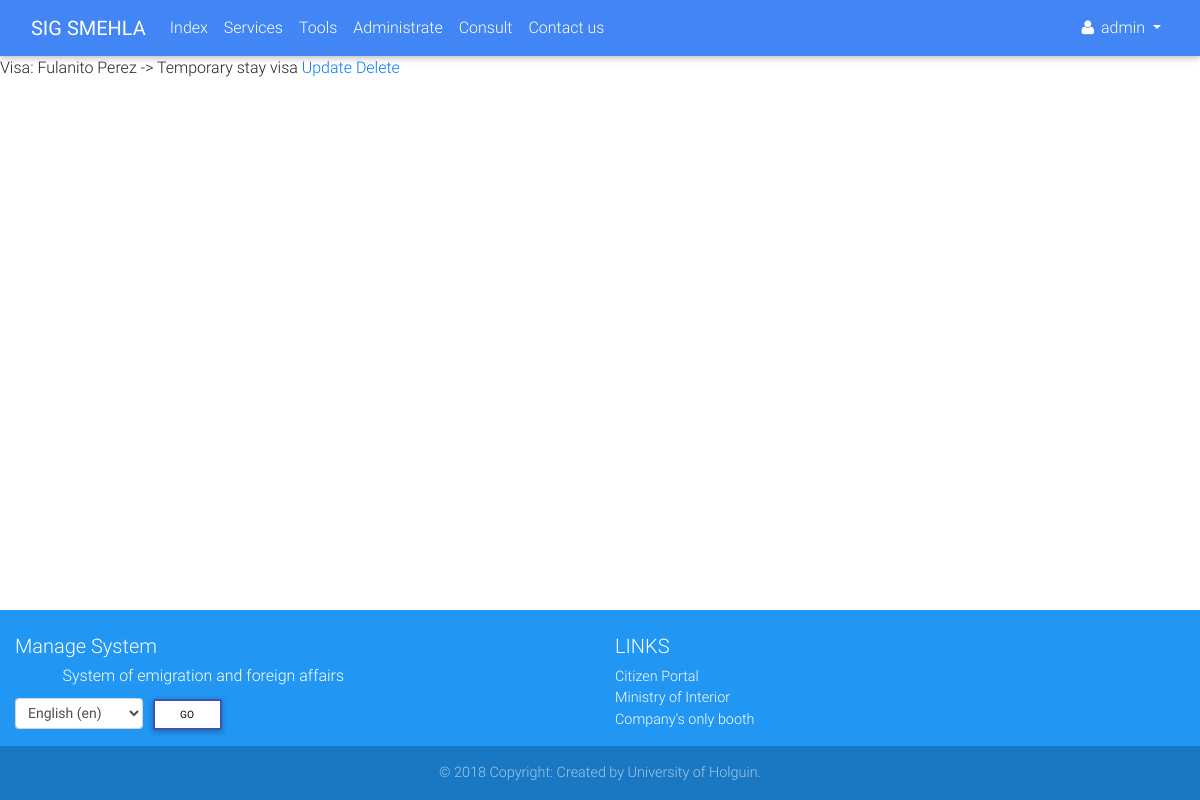
/visa/4/detail/ (signed in), run on an earlier commit of the app's database.
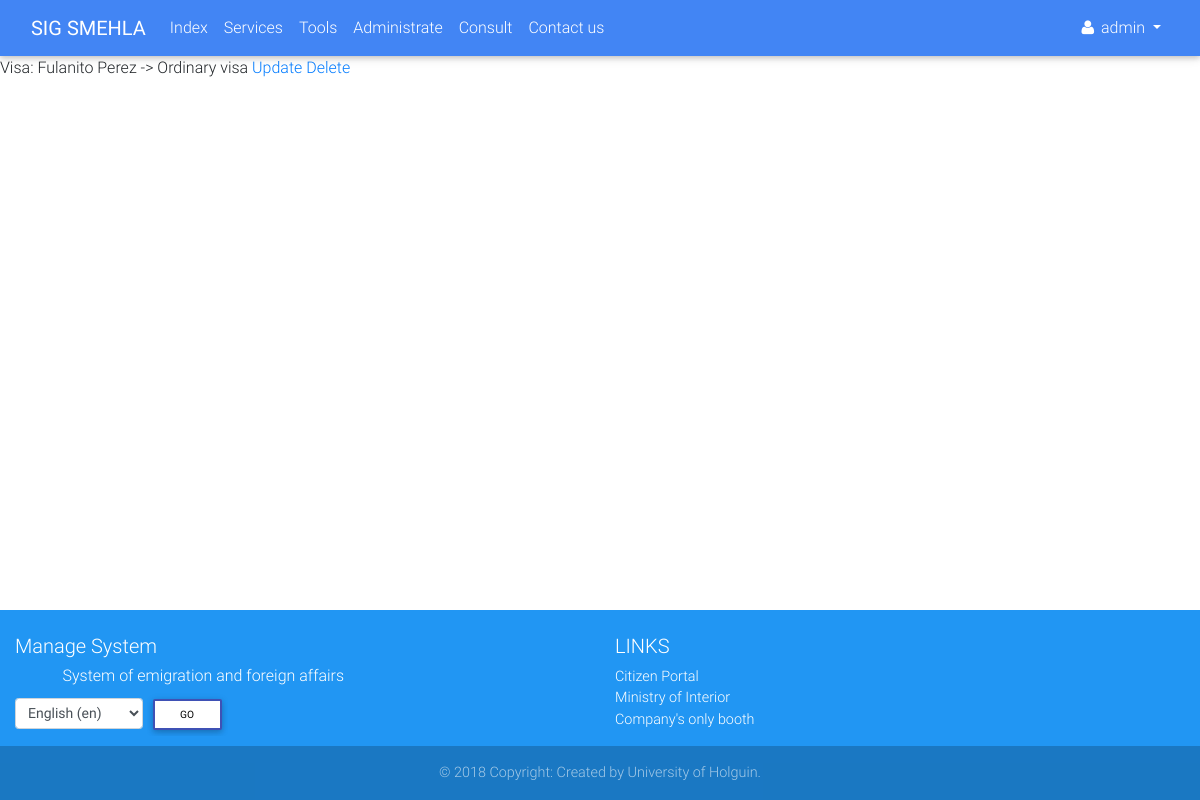
And on a later commit of the database.
### services/models.py (models this page shows, shortened)
class Service(models.Model):
    SERVICE_STATUS = (
        ('1', _('Request')),
        ('2', _('Invoicing')),
        ('3', _('Revision')),
        ('4', _('Authenticating')),
        ('5', _('Deliver')),
    )
    SERVICE_TYPE = {
        'None': _('Unknown service type'),
        'visa': _('Visa'),
    }
    client = models.ForeignKey(verbose_name=_('Client'), to=Client, on_delete=models.CASCADE)
    status = models.CharField(_('Status'), max_length=1, choices=SERVICE_STATUS)
    service_type = None
    def get_service_type(self):
        if self.service_type:
            return self.service_type
        else:
            return self.SERVICE_TYPE['None']

class Visa(Service):
    REQUEST_SPECIFICATION = (
        ('VT', _('Work visa')),
        ('VPT', _('Temporary stay visa')),
        ('VP', _('Privileged visa')),
        ('VE', _('Study visa')),
        ('VTM', _('Medical Treatment visa')),
        ('VOR', _('Ordinary visa')),
        ('VTU', _('Tourist visa')),
        ('VCD', _('Short-term visa')),
    )
    REQUEST_TYPE = (
        ('C', _('Caducity')),
        ('M', _('Misplacing')),
    )
    service_type = Service.SERVICE_TYPE['visa']
    specification = models.CharField(_('Specification'), max_length=3, choices=REQUEST_SPECIFICATION)
    extension_request_date = models.DateField(_('Extension request date'))
    request_type = models.CharField(_('Request type'), max_length=1, choices=REQUEST_TYPE)
    passport_no = models.CharField(_('Passport No.'), max_length=100)
    passport_issuance_date = models.DateField(_('Passport issuance date'))
    passport_expiration_date = models.DateField(_('Passport expiration date'))
    visa_no = models.CharField(_('Visa No.'), max_length=100)
    visa_issuance_date = models.DateField(_('Visa issuance date'))
    visa_expiration_date = models.DateField(_('Visa expiration date'))
    def __str__(self):
        return '{}: {} -> {}'.format(self.get_service_type(), self.client, self.get_specification_display())

class Service(models.Model):
    SERVICE_STATUS = (
        ('1', _('Request')),
        ('2', _('Invoicing')),
        ('3', _('Revision')),
        ('4', _('Authenticating')),
        ('5', _('Deliver')),
    )
    SERVICE_TYPE = {
        'None': _('Unknown service type'),
        'visa': _('Visa'),
    }
    client = models.ForeignKey(verbose_name=_('Client'), to=Client, on_delete=models.CASCADE)
    status = models.CharField(_('Status'), max_length=1, choices=SERVICE_STATUS)
    service_type = None
    def get_service_type(self):
        if self.service_type:
            return self.service_type
        else:
            return self.SERVICE_TYPE['None']

class Client(models.Model):
    CIVIL_STATUS = (
        ('S', _('Single')),
        ('E', _('Engaged')),
        ('M', _('Married')),
        ('W', _('Widower')),
    )
    def upload_file(self, filename):
        ext = filename.split('.')[-1]
        return 'clients/{}.{}'.format(self.ci, ext)
    ci = models.CharField(_('Identity card'), max_length=13, unique=True)
    first_name = models.CharField(_('First name'), max_length=30)
    last_name = models.CharField(_('Last name'), max_length=150)
    born_date = models.DateField(_('Born date'), validators=[validators.validate_born_date])
    civil_status = models.CharField(_('Civil status'), choices=CIVIL_STATUS, max_length=1)
    naturalness = models.CharField(_("Naturalness"), max_length=30)
    nationality = models.CharField(_('Nationality'), max_length=30)
    father = models.CharField(_('Father name'), max_length=200)
    mother = models.CharField(_('Mother name'), max_length=200)
    address = models.TextField(_('Address'))
    email = models.EmailField(_('Email'))
    phone = models.PositiveIntegerField(_('Phone number'))
    data_attachment = models.FileField(_('Data attachment'), upload_to=upload_file, null=True, blank=True)
    def get_full_name(self):
        full_name = '%s %s' % (self.first_name, self.last_name)
        return full_name.strip()
    def __str__(self):
        return self.get_full_name()

### services/views.py (the view)
# urls.py: path('visa/<int:pk>/detail/', views.VisaDetailView.as_view(), name='visa_detail'),
class VisaDetailView(mixins.LoginRequiredMixin, generic.DetailView):
    model = models.Visa

### accounts/models.py (called while the page is built)
    def __str__(self):
        if self.first_name and self.last_name:
            return self.get_full_name()
        else:
            return self.username

### services/templates/services/visa_detail.html (shortened to what this page needs)
{% extends 'navbar.html' %}
{% load i18n %}
{% block main %}
    {{ visa }}
    <a href="{% url 'services:visa_update' visa.pk %}">{% trans 'Update' %}</a>
    <a href="{% url 'services:visa_delete' visa.pk %}">{% trans 'Delete' %}</a>
{% endblock %}

What changed in the data, as far as the page shows it:
changed Visa: specification.last_name "Visa: Fulanito Perez -> Temporary stay visa" → "Visa: Fulanito Perez -> Ordinary visa"
